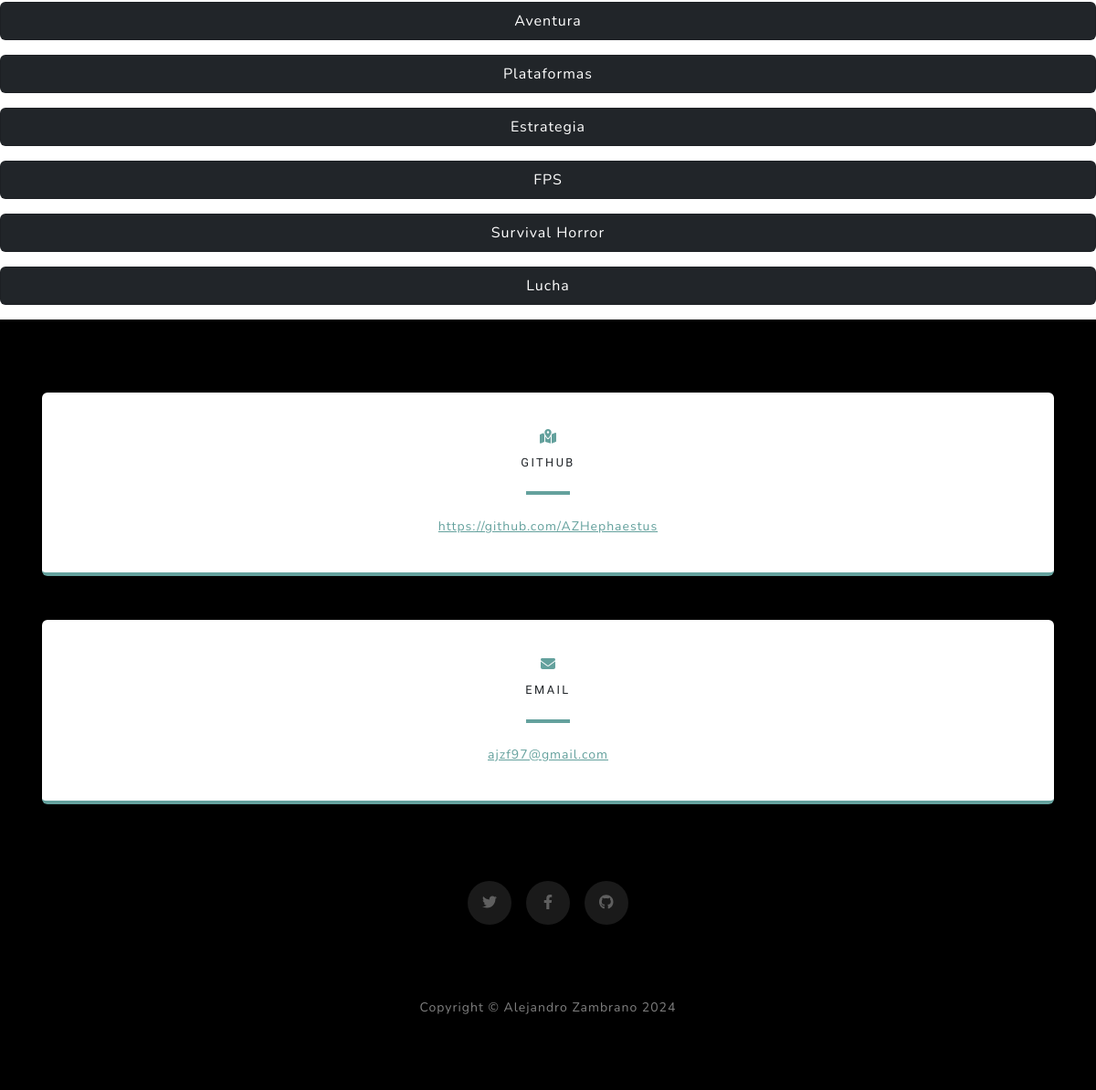
The page /genre/list (lower part) on the database as committed earlier.
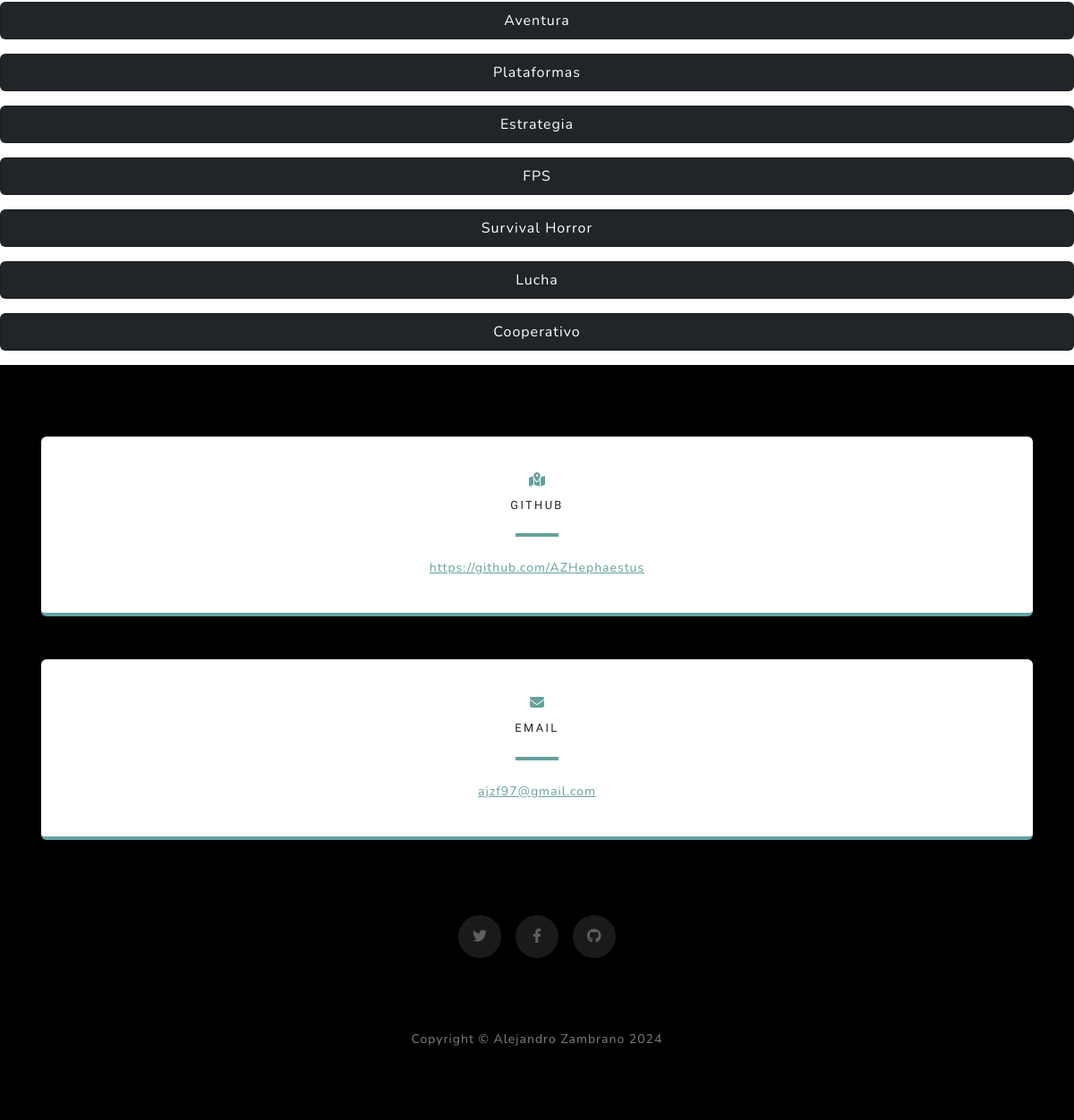
The same page on the database as committed later.
### GWP/models.py (models this page shows, shortened)
class gamegenre(models.Model):
    genero = models.CharField(max_length = 100, null = True, blank = True, verbose_name="Género")

### GWP/views.py (the view)
# urls.py: path('genre/list', GenreList.as_view(), name= "genre_list"),
class GenreList(ListView):
    model = gamegenre

### GWP/Templates/GWP/gamegenre_list.html (shortened to what this page needs)
{% extends 'GWP/base.html' %}
{% block contenido %}
    {% for generos in object_list %}
    <ul class="list-group col-lg-auto text-center my-3">
        <li class="list-group-item text-bg-dark">
            {{generos.genero}}
        </li>
    </ul>
    {% endfor %}
{% endblock contenido %}

Rows that differ between the two databases and show on the page:
added gamegenre: genero "Cooperativo"
